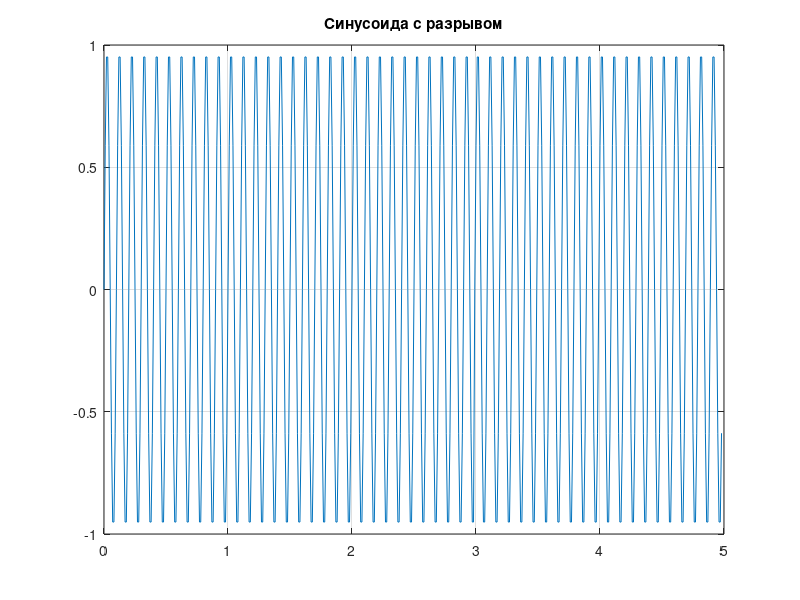

The MATLAB source for this figure: (Note: this script raises an error after producing the figure.)
clear, clc, close all

fs = 100;
ts = 0: 1/fs: 5-1/fs;
N = length(ts);

x = sin(2*pi*10*ts);
x(300) = []; % убираем из сигнала отсчёт с индексом 300
plot(ts(1:length(ts)-1),x), grid on;
title('Синусоида с разрывом')

figure
[cfs,frq] = cwt(x,'amor',fs); % вейвлет-преобразование 
tms = (0:numel(x)-1)/fs;
surface(tms,frq,abs(cfs));
axis tight
shading flat
title('Вейвлет-преобразование')
xlabel('Время'), ylabel('Частота')
